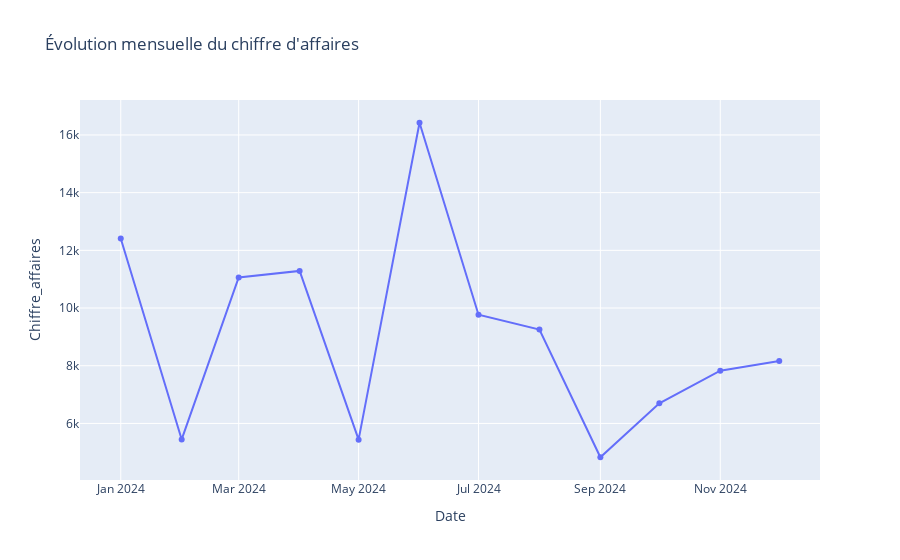

Here is the notebook cell this chart was saved with:
### Code cell
# Évolution mensuelle du chiffre d’affaires
evo_mensuelle = df_ventes.groupby('Date')['Chiffre_affaires'].sum().reset_index()

fig = px.line(evo_mensuelle, x='Date', y='Chiffre_affaires',
              title="Évolution mensuelle du chiffre d'affaires",
              markers=True)
fig.show()

### Figure 1 — Plotly figure (JSON) as saved in the notebook; plotly's stock layout.template omitted (floating-point values rounded to 4 significant figures)
{"data": [{"hovertemplate": "Date=%{x}<br>Chiffre_affaires=%{y}<extra></extra>", "legendgroup": "", "line": {"color": "#636efa", "dash": "solid"}, "marker": {"symbol": "circle"}, "mode": "lines+markers", "name": "", "orientation": "v", "showlegend": false, "type": "scatter", "x": ["2024-01-01T00:00:00", "2024-02-01T00:00:00", "2024-03-01T00:00:00", "2024-04-01T00:00:00", "2024-05-01T00:00:00", "2024-06-01T00:00:00", "2024-07-01T00:00:00", "2024-08-01T00:00:00", "2024-09-01T00:00:00", "2024-10-01T00:00:00", "2024-11-01T00:00:00", "2024-12-01T00:00:00"], "xaxis": "x", "y": [12410.0, 5445.0, 11060, 11290.0, 5438.0, 16420.0, 9770.0, 9254.0, 4828.0, 6699.0, 7827.0, 8168.0], "yaxis": "y"}], "layout": {"autosize": true, "legend": {"tracegroupgap": 0}, "title": {"text": "Évolution mensuelle du chiffre d'affaires"}, "xaxis": {"anchor": "y", "autorange": true, "domain": [0, 1], "range": ["2023-12-11 08:27:50.0219", "2024-12-21 15:32:09.9781"], "title": {"text": "Date"}, "type": "date"}, "yaxis": {"anchor": "x", "autorange": true, "domain": [0, 1], "range": [3871.0, 17380.0], "title": {"text": "Chiffre_affaires"}, "type": "linear"}}}
